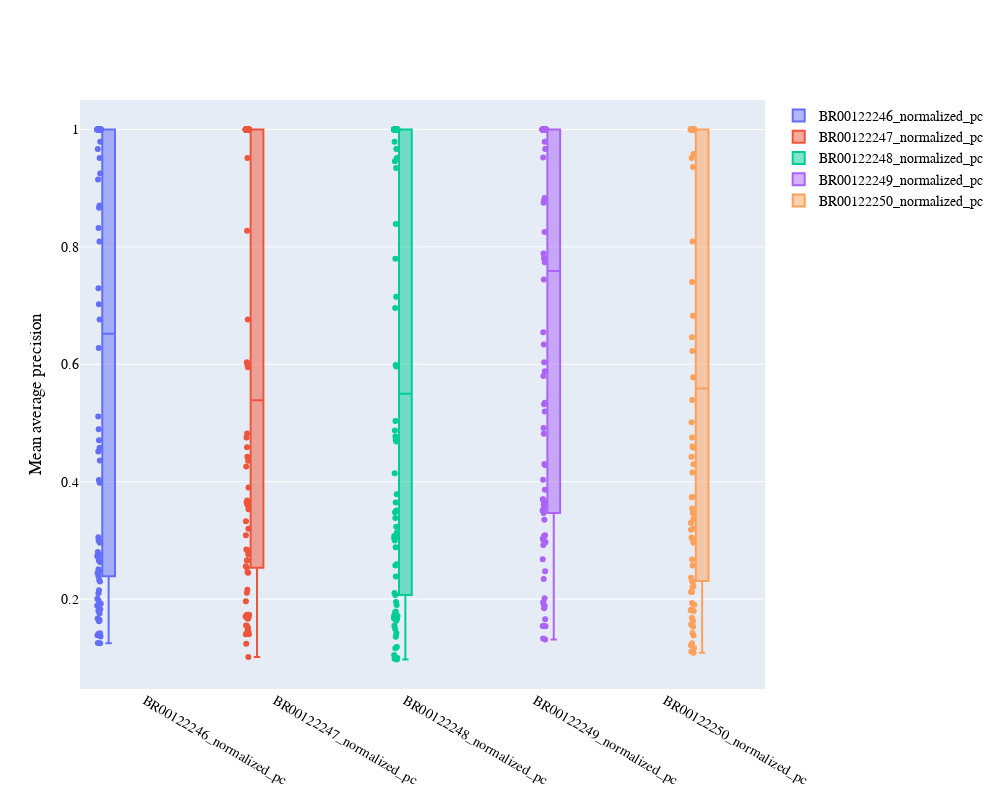

The notebook cell this image was saved under:
### Code cell
combined_box_plot = go.Figure()

for i in subset_df.keys():
    combined_box_plot.add_trace(go.Box(y=subset_df[i].iloc[:,1], name = i, boxpoints ='all'))

combined_box_plot.update_layout(height=800,width=1000, font_family='Arial', font=dict(size=14, color='Black'), boxmode='group',yaxis_title = 'Mean average precision')
